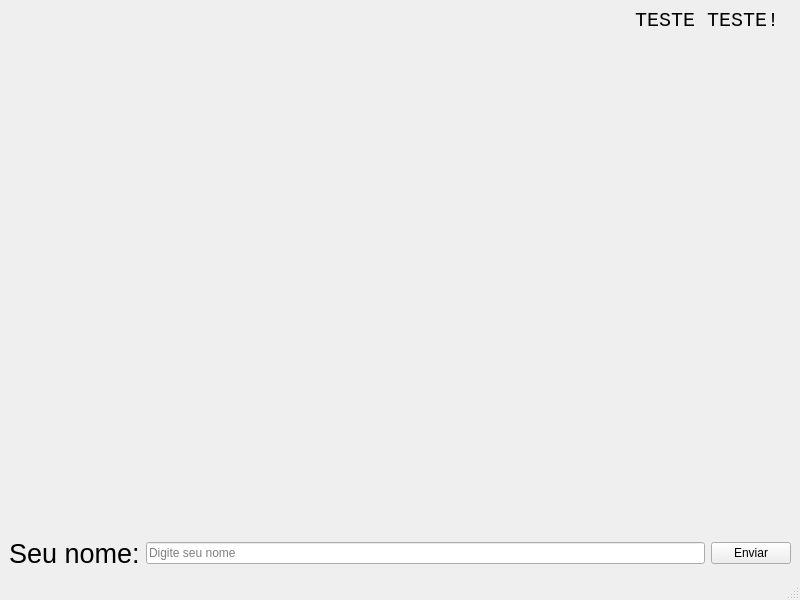
<?xml version="1.0" encoding="UTF-8"?>
<ui version="4.0">
 <class>MainWindow</class>
 <widget class="QMainWindow" name="MainWindow">
  <property name="geometry">
   <rect>
    <x>0</x>
    <y>0</y>
    <width>800</width>
    <height>600</height>
   </rect>
  </property>
  <property name="windowTitle">
   <string>MainWindow</string>
  </property>
  <widget class="QWidget" name="centralwidget">
   <layout class="QHBoxLayout" name="horizontalLayout">
    <item>
     <layout class="QGridLayout" name="gridLayout">
      <item row="0" column="0">
       <widget class="QLabel" name="lbTest">
        <property name="font">
         <font>
          <family>Consolas</family>
          <pointsize>15</pointsize>
         </font>
        </property>
        <property name="text">
         <string>TESTE TESTE! </string>
        </property>
        <property name="alignment">
         <set>Qt::AlignmentFlag::AlignRight|Qt::AlignmentFlag::AlignTop|Qt::AlignmentFlag::AlignTrailing</set>
        </property>
       </widget>
      </item>
      <item row="1" column="0">
       <layout class="QGridLayout" name="gridLayout_2">
        <item row="2" column="0">
         <widget class="QLabel" name="lbSeuNome">
          <property name="font">
           <font>
            <pointsize>20</pointsize>
           </font>
          </property>
          <property name="text">
           <string>Seu nome:</string>
          </property>
         </widget>
        </item>
        <item row="2" column="1">
         <widget class="QLineEdit" name="edtNome">
          <property name="placeholderText">
           <string>Digite seu nome</string>
          </property>
         </widget>
        </item>
        <item row="2" column="2">
         <widget class="QPushButton" name="btnEnviar">
          <property name="text">
           <string>Enviar</string>
          </property>
         </widget>
        </item>
       </layout>
      </item>
     </layout>
    </item>
   </layout>
  </widget>
  <widget class="QMenuBar" name="menubar">
   <property name="geometry">
    <rect>
     <x>0</x>
     <y>0</y>
     <width>800</width>
     <height>33</height>
    </rect>
   </property>
  </widget>
  <widget class="QStatusBar" name="statusbar"/>
 </widget>
 <resources/>
 <connections/>
</ui>
